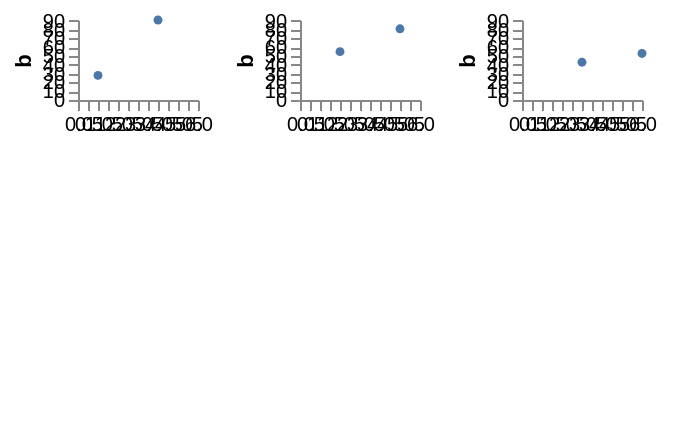

Write a Vega-Lite specification for this figure.
### Vega specification from a JSON file in a GitHub repository (floating-point values rounded to 4 significant figures)
{"width": 300, "height": 200, "padding": 5, "data": [{"name": "table", "values": [{"a": "Alpha", "b": 28, "c": "x", "d": 1, "col": 0, "row": 0}, {"a": "Bravo", "b": 55, "c": "y", "d": 2, "col": 1, "row": 1}, {"a": "Charlie", "b": 43, "c": "x", "d": 3, "col": 2, "row": 0}, {"a": "Delta", "b": 91, "c": "z", "d": 4, "col": 0, "row": 1}, {"a": "Echo", "b": 81, "c": "y", "d": 5, "col": 1, "row": 0}, {"a": "Foxtrot", "b": 53, "c": "z", "d": 6, "col": 2, "row": 1}]}], "scales": [{"name": "x", "type": "linear", "domain": {"data": "table", "field": "d"}, "range": [0, 60]}, {"name": "y", "type": "linear", "domain": {"data": "table", "field": "b"}, "range": [40, 0]}], "layout": {"columns": 5, "padding": 10, "align": "all"}, "marks": [{"type": "group", "from": {"facet": {"name": "facet", "data": "table", "groupby": ["col"]}}, "encode": {"update": {"width": {"value": 60}, "height": {"value": 40}}}, "axes": [{"orient": "left", "scale": "y", "title": "b"}, {"orient": "bottom", "scale": "x"}], "marks": [{"type": "symbol", "from": {"data": "facet"}, "encode": {"enter": {"x": {"scale": "x", "field": "d"}, "y": {"scale": "y", "field": "b"}, "size": {"value": 20}}}}]}]}
